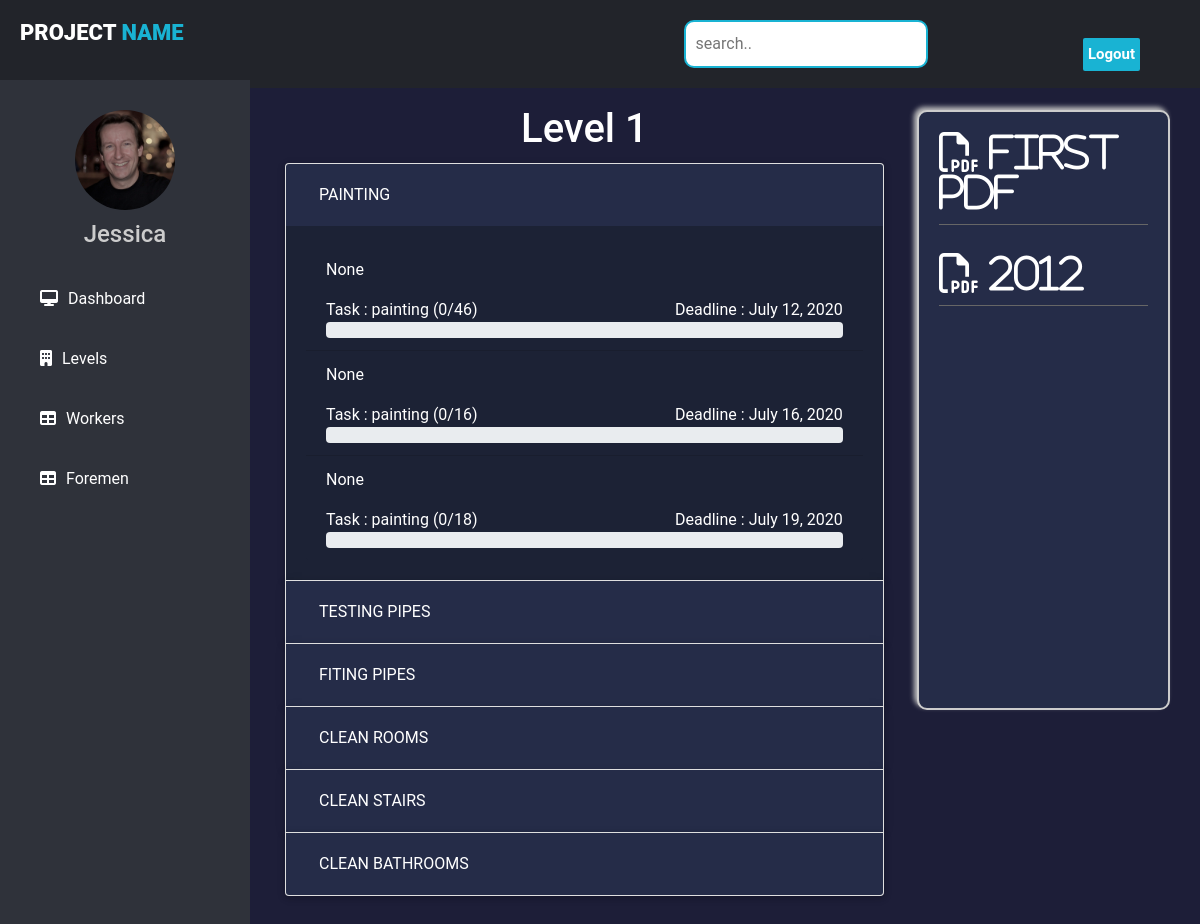
The page /engineer/level/1 (signed in) on the database as committed earlier.
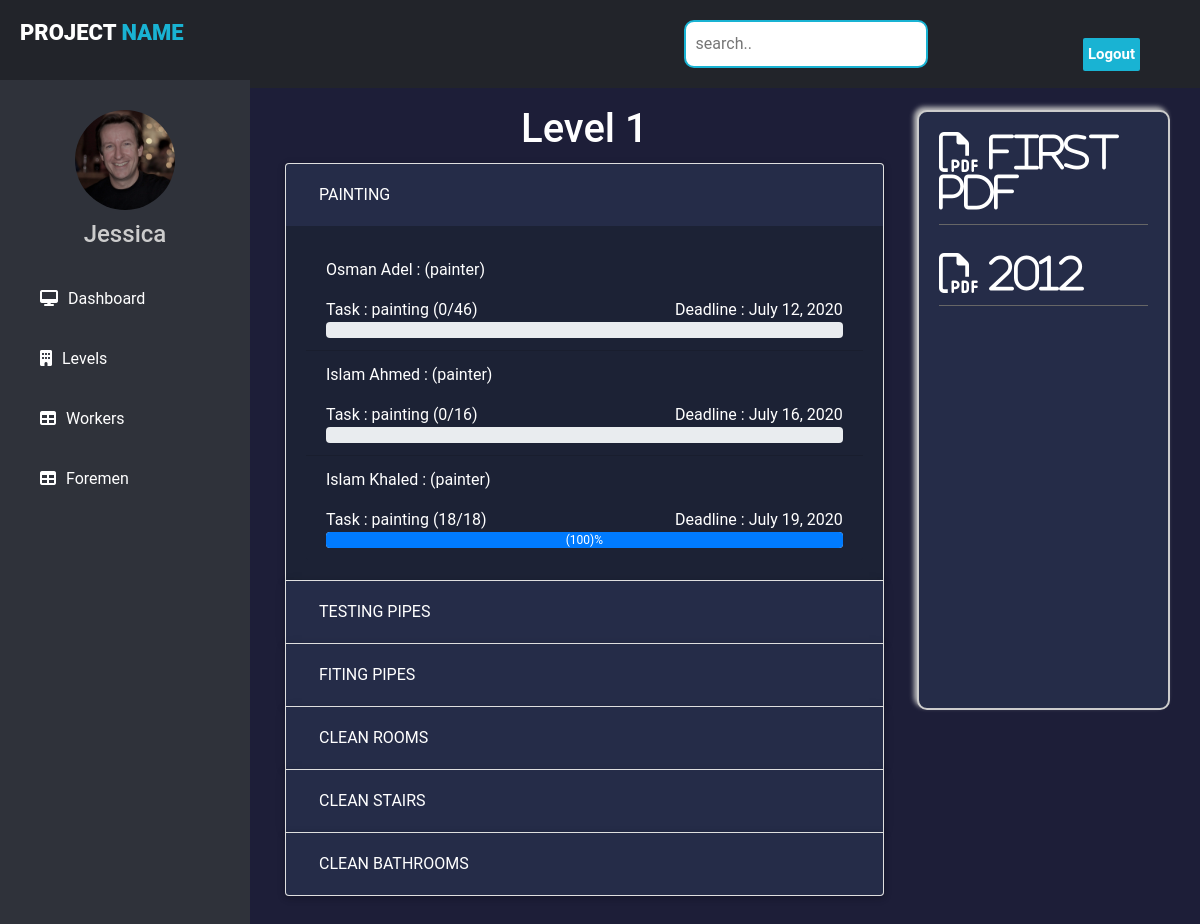
The same page on the database as committed later.
### tower/models.py (models this page shows, shortened)
class Level(models.Model):
    foreman = models.ForeignKey(User,on_delete=models.SET_NULL,null=True,blank=True)
    name = models.IntegerField()
    def files(self):
        return Report.objects.filter(level = self)

class Operation_type(models.Model):
    name = models.CharField(max_length=30)
    allowed = models.CharField(max_length=30,choices=worker_choices)
    level = models.ForeignKey(Level,on_delete=models.SET_NULL,null=True,blank=True)
    def __str__(self):
        return f"{self.name}"
    def operations(self):
        return Operation.objects.filter(type=self).order_by("deadline")

class Operation(models.Model):
    worker = models.ForeignKey(User,on_delete=models.SET_NULL,null=True,blank=True)
    level = models.ForeignKey(Level,on_delete=models.CASCADE)
    type = models.ForeignKey(Operation_type,on_delete=models.CASCADE)
    progress = models.IntegerField(default=0)
    must_finish = models.IntegerField()
    deadline = models.DateField()
    finished = models.DateField(blank=True,null=True)
    description = models.TextField(blank=True,null=True);
    def percent(self):
        return (self.progress*100)//self.must_finish
    def get_description(self):
        if(self.description):
            return self.description
        else:
            return f'{self.type} ({self.progress}/{self.must_finish})'

class Report(models.Model):
    file = models.FileField()
    writer = models.ForeignKey(User,on_delete=models.CASCADE)
    title = models.CharField(max_length=50)
    level = models.ForeignKey(Level,on_delete=models.CASCADE,default=1)
    def get_path(self):
        return "/media/"+str(self.file)

### accounts/models.py (models this page shows, shortened)
class User(AbstractUser):
    is_engineer = models.BooleanField(default=False)
    is_foreman = models.BooleanField(default=False)
    is_worker = models.BooleanField(default=False)
    type = models.CharField(max_length=10,choices=worker_choices,default='none')
    def __str__(self):
        if(self.is_engineer):
            return f"{self.full_name()} : Engineer"
        if(self.is_foreman):
            return f"{self.full_name()} : Foreman"
        else:
            return f"{self.first_name} {self.last_name} : ({self.type})"

### tower/views.py (the view)
# urls.py: path("engineer/level/<int:num>",engineer_level,name="engineer_level"),
@login_required
def engineer_level(request,num):
    if(not request.user.is_engineer):
        return HttpResponse("403 forbidden")
    level = Level.objects.get(name=num)
    operation_types = Operation_type.objects.filter(level=level)
    return render(request,'engineer/level.html',{'operation_types':operation_types,'level':level})

### templates/engineer/level.html (shortened to what this page needs)
{% extends 'engineer/base.html' %}
{% load static %}
{% block style %}
<link rel="stylesheet" href="https://stackpath.bootstrapcdn.com/bootstrap/4.5.0/css/bootstrap.min.css">
<link rel="stylesheet" href="{% static 'css/progress.css' %} ">
{% endblock %}
{% block content %}
<div class="progress_part">
  <h1 class="align-left">Level {{level.name}}</h1>
  <div class="accordion" id="accordionExample">
    {% for operation_type in operation_types %}
    <div class="card">
      <div class="card-header" id="head_{{operation_type.id}}">
        <h2 class="mb-0">
          <button class="cblack btn btn-link btn-block text-left" type="button" data-toggle="collapse" data-target="#id_{{operation_type.id}}" aria-expanded="true" aria-controls="id_{{operation_type.id}}">
          {{operation_type.name}}
          </button>
        </h2>
      </div>
      <div id="id_{{operation_type.id}}" class="collapse {% if forloop.counter == 1 %}show{% endif %}" aria-labelledby="head_{{operation_type.id}}" data-parent="#accordionExample">
        <div class="card-body">
          <ul class="list-group list-group-flush">
            {% for operation in operation_type.operations %}
              <li class="list-group-item">
                <p>{{operation.worker}}</p>
                <p>
                  <span class="float-left">Task : {{operation.get_description}}</span>
                  <span class="float-right">Deadline : {{operation.deadline}} </span>
                </p><br>
                <div class="progress">
                  <div class="progress-bar" role="progressbar" style='width: {{operation.percent}}%;' aria-valuenow="50" aria-valuemin="0" aria-valuemax="100">({{operation.percent}})% </div>
                 </div>
              </li>
            {% endfor %}
          </ul>
        </div>
      </div>
    </div>
    {% endfor %}
  </div>
</div>
<div class="reports">
    <div class="content_side">
      {% for file in level.files %}
        <div class="pdf">
          <div class="iconpdf">
            <a href="{{ file.get_path }}"> <i class="far fa-file-pdf"> {{ file.title }}</i></a>
          </div>
        </div>
      {% endfor %}
    </div>
</div>
{% endblock %}

### templates/engineer/base.html (shortened to what this page needs)
{% load static %}
<!DOCTYPE html>
<html lang="en">
<head>
    <link rel="stylesheet" href="{% static 'css/bootstrap.min.css' %}">
    <link rel="stylesheet" href="{% static 'css/mdb.min.css' %}">
    <link rel="stylesheet" href="{% static 'css/engineer_dashboard.css' %}">
    <link rel="stylesheet" href="{% static 'css/style.css' %}">
    <link rel="stylesheet" href="https://cdnjs.cloudflare.com/ajax/libs/font-awesome/5.12.1/css/all.min.css">
    {% block style %}
    {% endblock %}
</head>
<body>
    <div class="r_container">
        <div class="r_navbar">
            <header>
              <div class="left_area">
                <h3>Project <span>Name</span></h3>
              </div>
              <input type="search" placeholder="search..">
              <div class="right_area">
                <a href="{% url 'accounts:logout' %}" class="r_logout_btn">Logout</a>
              </div>
            </header>
        </div>
        <div class="r_sidebar">
            <center>
            <img src="{% static 'images/about.jpg' %}" alt="" class="profile_image">
            <h4>Jessica</h4>
            </center>
            <a href="{% url 'tower:engineer_home' %}"><i class="fas fa-desktop"></i><span>Dashboard</span></a>
            <a href="{% url 'tower:engineer_levels' %}" ><i class="fa fa-building"></i><span>Levels</span></a>
            <a href="{% url 'tower:engineer_workers' %}"><i class="fas fa-table"></i><span>Workers</span></a>
            <a href="{% url 'tower:engineer_foremen' %}"><i class="fas fa-table"></i><span>Foremen</span></a>
        </div>
        <div class="r_content">
          <div style="height:1300px">
            {% block content %}
            {% endblock %}
          </div>
        </div>
    </div>
</body>
</html>

### static/css/engineer_dashboard.css (style rules this page uses)
* { margin: 0; padding: 0; font-family: "Roboto", sans-serif; }
body { background-color: #ccc; }
.r_container { display: grid; grid-template-columns: 250px auto; grid-template-rows: 80px auto; grid-template-areas: "navbar navbar" "sidebar content" ; }
.r_navbar { grid-area: navbar; }
.r_navbar header { background: #22242A; padding: 20px; }
.r_navbar .left_area { float: left; }
.r_navbar .left_area h3 { color: #fff; margin: 0; text-transform: uppercase; font-size: 22px; font-weight: 900; }
.r_navbar .left_area span { color: #19B3D3; }
.r_logout_btn { padding: 5px; background: #19B3D3; text-decoration: none; float: right; margin-top: -30px; margin-right: 40px; border-radius: 2px; font-size: 15px; font-weight: 600; color: #fff; transition: 0.5s; transition-property: background; }
.r_navbar input[type="search"] { padding: 10px; border: 2px solid #19B3D3; margin-left: 500px; border-radius: 10px; }
.r_navbar::placeholder { color:black; font-size:15px; }
.r_sidebar { grid-area: sidebar; background: #2f323a; }
.r_sidebar .profile_image { width: 100px; height: 100px; border-radius: 100px; margin-bottom: 10px; margin-top: 30px; }
.r_sidebar h4 { color: #ccc; margin-top: 0; margin-bottom: 20px; }
.r_sidebar a , .dropdown-container { color: #fff; display: block; width: 100%; line-height: 60px; text-decoration: none; padding-left: 40px; box-sizing: border-box; }
.r_sidebar i { padding-right: 10px; }
.r_content { grid-area: content; margin: 20px; }

### static/css/style.css (style rules this page uses)
body { background-color: #1D1E38; }

### static/css/progress.css (style rules this page uses)
body { background-color: #1D1E38; }
.cblack { color:white; }
h1 { color:white; }
.card-header { background-color: #252C48; }
.card-body,.list-group-item { background-color: #1c2235; color:white; }
.progress_part { width: 68%; display: inline-block; margin: 5px; color:green; }
.progress_part h1 { text-align: center; }
.accordion { margin: 10px; }
.reports { width: 30%; height:700px; float:right; border-radius: 5px; }
.content_side { border: 2px solid #cccccc; border-radius: 10px; height: 600px; margin: 10px; box-shadow: -3px -3px 5px #bfbfbf; background-color: #252C48; }
a { color:white; }
.pdf { border-bottom: 1px solid #666666; margin: 20px; }
.iconpdf { font-size: 40px; display: inline-block; }

Rows that differ between the two databases and show on the page:
changed Operation "painting (0/46)": worker "None" → "Osman Adel : (painter)"
changed Operation "painting (0/16)": worker "None" → "Islam Ahmed : (painter)"
changed Operation: worker "None" → "Islam Khaled : (painter)"; get_description "painting (0/18)" → "painting (18/18)"; progress 0 → 18 (drawn); percent (not shown) → "100"
